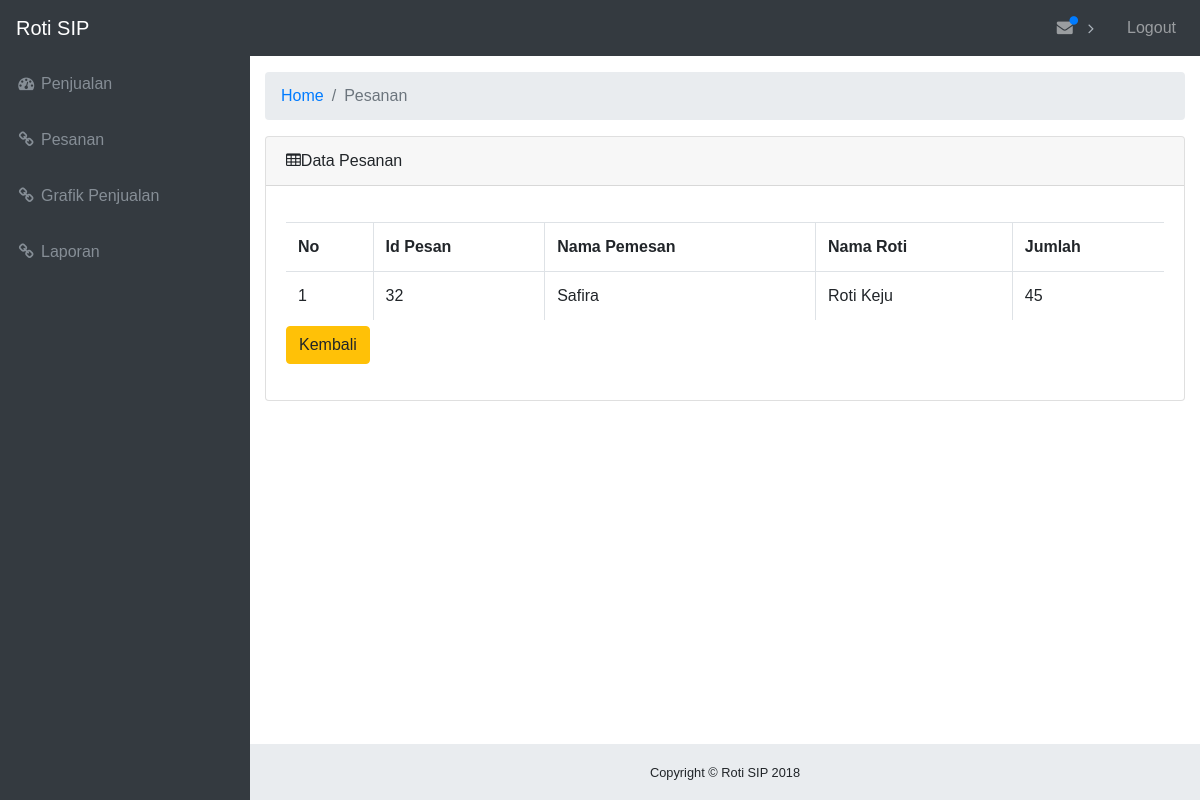
Screenshot of /Pesanan/detail/32 with the database file from the repository.
### tables this page shows
CREATE TABLE `tabel_detail_pesan` (
  `id_pesan` int(11) NOT NULL,
  `id_roti` int(11) NOT NULL,
  `jumlah_roti` int(11) NOT NULL
);

CREATE TABLE `tabel_pesanan` (
  `id_pesan` int(10) NOT NULL,
  `id_roti` int(11) NOT NULL,
  `nama_pemesan` varchar(30) NOT NULL,
  `no_telp` varchar(13) NOT NULL,
  `jumlah_roti` int(11) NOT NULL,
  `tgl_pesan` timestamp NOT NULL DEFAULT CURRENT_TIMESTAMP ON UPDATE CURRENT_TIMESTAMP,
  `tgl_ambil` date NOT NULL,
  `jam_ambil` time NOT NULL,
  `alamat_antar` varchar(100) DEFAULT NULL,
  `selesai` tinyint(1) DEFAULT NULL
);

CREATE TABLE `tabel_roti` (
  `id_roti` int(10) NOT NULL,
  `nama_roti` varchar(30) NOT NULL,
  `harga` int(6) NOT NULL,
  `tgl_produksi` timestamp NOT NULL DEFAULT CURRENT_TIMESTAMP ON UPDATE CURRENT_TIMESTAMP,
  `tgl_kadaluarsa` date NOT NULL,
  `gambar` varchar(250) NOT NULL
);

### application/controllers/Pesanan.php (called while the page is built, shortened)
<?php
class Pesanan extends CI_Controller{
	function __construct(){
		$this->load->helper(array('url'));
		$this->load->model('Pesanan_model');
	}
    function detail($id){
    	$data = array (
				'detail' =>$this->Pesanan_model->get_detail($id));
		$title=array(
	        'title'=>'Pesanan'
	    );
		$this->load->view('element/header', $title);
        $this->load->view("DetailPesanan_view", $data);
		$this->load->view('element/footer');
    }
}
?>

### index.php (called while the page is built, shortened)
<?php
require_once BASEPATH.'core/CodeIgniter.php';

### application/models/Pesanan_model.php (called while the page is built, shortened)
<?php
class Pesanan_model extends CI_Model {
  function get_detail($id){
    $query = $this->db->query("SELECT * FROM tabel_detail_pesan JOIN tabel_pesanan JOIN tabel_roti WHERE tabel_detail_pesan.id_pesan=tabel_pesanan.id_pesan AND tabel_detail_pesan.id_roti = tabel_roti.id_roti AND tabel_detail_pesan.id_pesan = $id");
    return $query->result();
  }
}
?>

### application/views/DetailPesanan_view.php (the view, shortened to what this page needs)
  <div class="card mb-3">
    <div class="card-header">
      <i class="fa fa-table"></i>Data Pesanan</div>
    <div class="card-body">
      <div class="table-responsive">
  <p align="center">
  <table class="table table-bordered" id="dataTable" width="100%" cellspacing="0">
    <tr>
      <th>No</th>
      <th>Id Pesan</th>
      <th>Nama Pemesan</th>
      <th>Nama Roti</th>
      <th>Jumlah</th>
    </tr>
    <?php
    $no = 1;
    foreach ($detail as $row){ ?>
    <tr>
      <td><?php echo $no;?></td>
      <td><?php echo $row->id_pesan;?></td>
      <td><?php echo $row->nama_pemesan;?></td>
      <td><?php echo $row->nama_roti;?></td>
      <td><?php echo $row->jumlah_roti;?></td>
    </tr>
    <?php
  }?>
  </table>
  <a class="btn btn-warning" href="<?php echo base_url()?>Pesanan">Kembali</a>
</p>
    </div>
      </div>
    </div>
  </div>
</div>

### assets/css/sb-admin.css (style rules this page uses)
html { position: relative; min-height: 100%; }
body { overflow-x: hidden; }
body.sticky-footer { margin-bottom: 56px; }
body.fixed-nav { padding-top: 56px; }

### application/views/element/header.php (style rules this page uses)
* { box-sizing: border-box; }
body { margin: 0; font-family: Arial; }

### rows the page displays
tabel_detail_pesan: id_pesan.id_pesan "32", id_pesan.nama_pemesan "Safira", id_roti.nama_roti "Roti Keju", id_pesan.jumlah_roti "45"

### other values shown
$title "Pesanan"
